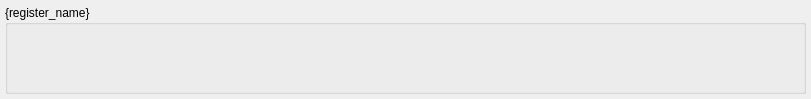
<?xml version="1.0" encoding="UTF-8"?>
<ui version="4.0">
 <class>Form</class>
 <widget class="QWidget" name="Form">
  <property name="geometry">
   <rect>
    <x>0</x>
    <y>0</y>
    <width>811</width>
    <height>99</height>
   </rect>
  </property>
  <property name="windowTitle">
   <string>Form</string>
  </property>
  <layout class="QHBoxLayout" name="horizontalLayout">
   <property name="leftMargin">
    <number>5</number>
   </property>
   <property name="topMargin">
    <number>5</number>
   </property>
   <property name="rightMargin">
    <number>5</number>
   </property>
   <property name="bottomMargin">
    <number>5</number>
   </property>
   <item>
    <widget class="QGroupBox" name="register_groupbox">
     <property name="title">
      <string>{register_name}</string>
     </property>
     <layout class="QHBoxLayout" name="register_layout">
      <property name="spacing">
       <number>1</number>
      </property>
      <property name="leftMargin">
       <number>2</number>
      </property>
      <property name="topMargin">
       <number>2</number>
      </property>
      <property name="rightMargin">
       <number>2</number>
      </property>
      <property name="bottomMargin">
       <number>2</number>
      </property>
     </layout>
    </widget>
   </item>
  </layout>
 </widget>
 <resources/>
 <connections/>
</ui>
